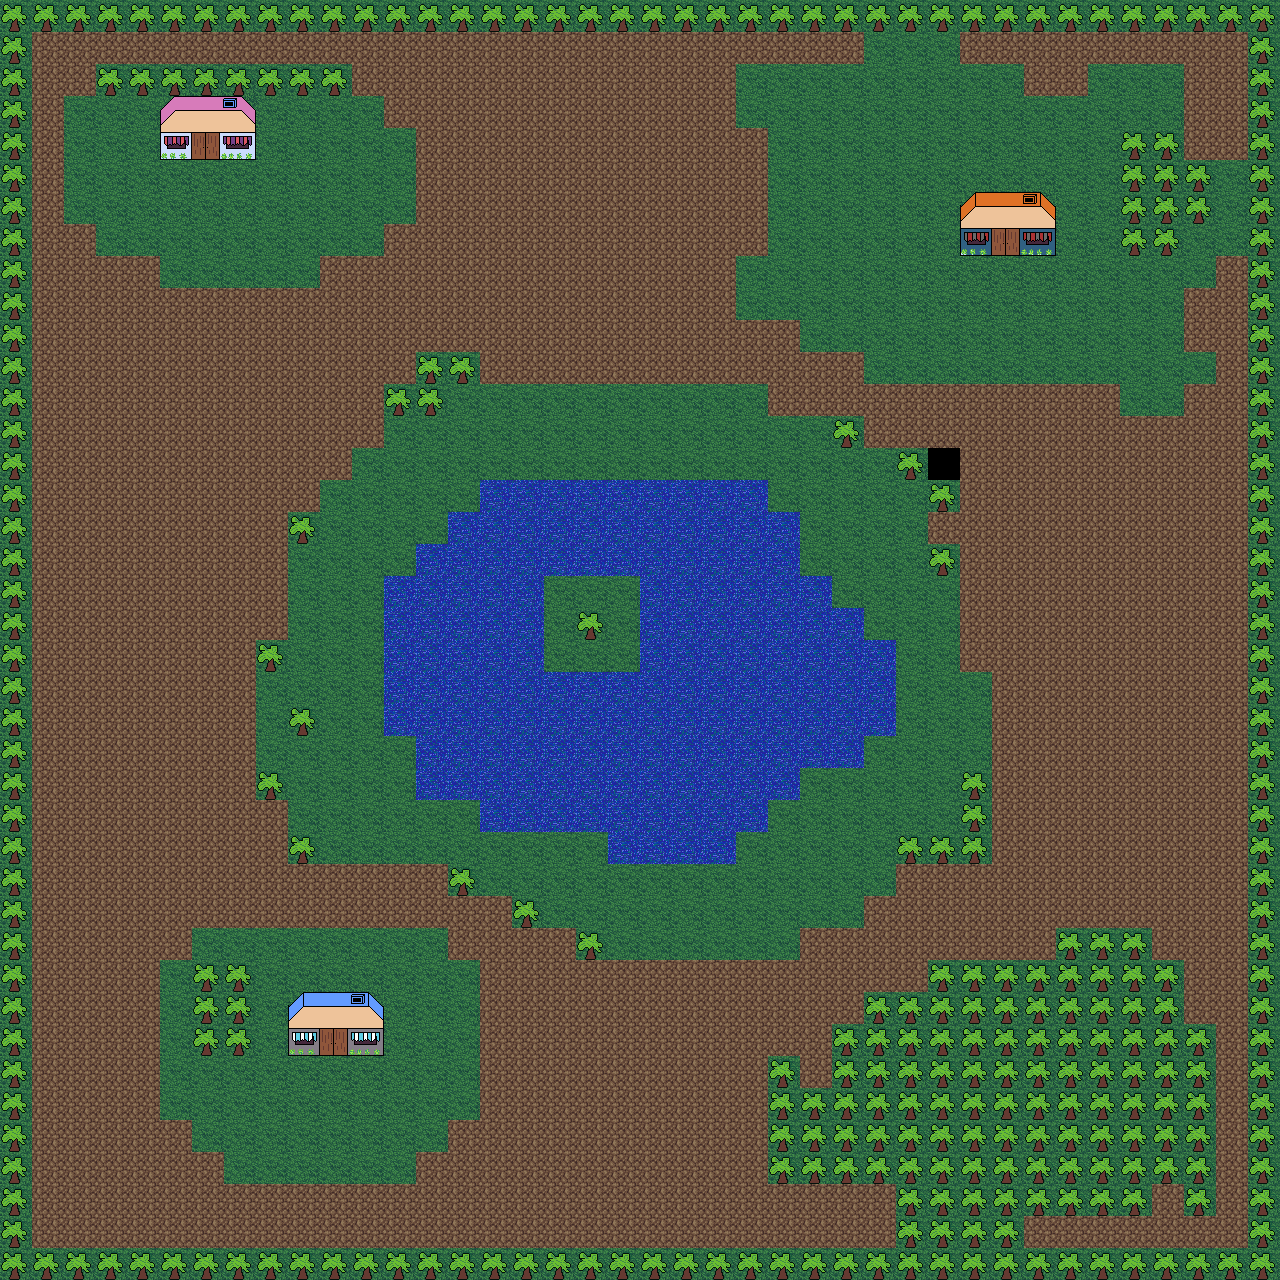

Below is a game level as drawn by its tile map, then a one-line description and the .tmx file that defines it, in full:
An orthogonal 40x40 tile map with 32x32 px tiles, 1 tile layer (Tile Layer 1).

<map version="1.0" orientation="orthogonal" renderorder="right-up" width="40" height="40" tilewidth="32" tileheight="32" nextobjectid="1">
 <tileset firstgid="1" name="grid" tilewidth="32" tileheight="32" tilecount="121" columns="11">
  <image source="grid.png" width="362" height="362" />
 </tileset>
 <layer name="Tile Layer 1" width="40" height="40">
  <data encoding="csv">
12,12,12,12,12,12,12,12,12,12,12,12,12,12,12,12,12,12,12,12,12,12,12,12,12,12,12,12,12,12,12,12,12,12,12,12,12,12,12,12,
12,3,3,3,3,3,3,3,3,3,3,3,3,3,3,3,3,3,3,3,3,3,3,3,3,3,3,2,2,2,3,3,3,3,3,3,3,3,3,12,
12,3,3,12,12,12,12,12,12,12,12,3,3,3,3,3,3,3,3,3,3,3,3,2,2,2,2,2,2,2,2,2,3,3,2,2,2,3,3,12,
12,3,2,2,2,27,28,29,2,2,2,2,3,3,3,3,3,3,3,3,3,3,3,2,2,2,2,2,2,2,2,2,2,2,2,2,2,3,3,12,
12,3,2,2,2,38,39,40,2,2,2,2,2,3,3,3,3,3,3,3,3,3,3,3,2,2,2,2,2,2,2,2,2,2,2,12,12,3,3,12,
12,3,2,2,2,2,2,2,2,2,2,2,2,3,3,3,3,3,3,3,3,3,3,3,2,2,2,2,2,2,2,2,2,2,2,12,12,12,2,12,
12,3,2,2,2,2,2,2,2,2,2,2,2,3,3,3,3,3,3,3,3,3,3,3,2,2,2,2,2,2,49,50,51,2,2,12,12,12,2,12,
12,3,3,2,2,2,2,2,2,2,2,2,3,3,3,3,3,3,3,3,3,3,3,3,2,2,2,2,2,2,60,61,62,2,2,12,12,2,2,12,
12,3,3,3,3,2,2,2,2,2,3,3,3,3,3,3,3,3,3,3,3,3,3,2,2,2,2,2,2,2,2,2,2,2,2,2,2,2,3,12,
12,3,3,3,3,3,3,3,3,3,3,3,3,3,3,3,3,3,3,3,3,3,3,2,2,2,2,2,2,2,2,2,2,2,2,2,2,3,3,12,
12,3,3,3,3,3,3,3,3,3,3,3,3,3,3,3,3,3,3,3,3,3,3,3,3,2,2,2,2,2,2,2,2,2,2,2,2,3,3,12,
12,3,3,3,3,3,3,3,3,3,3,3,3,12,12,3,3,3,3,3,3,3,3,3,3,3,3,2,2,2,2,2,2,2,2,2,2,2,3,12,
12,3,3,3,3,3,3,3,3,3,3,3,12,12,2,2,2,2,2,2,2,2,2,2,3,3,3,3,3,3,3,3,3,3,3,2,2,3,3,12,
12,3,3,3,3,3,3,3,3,3,3,3,2,2,2,2,2,2,2,2,2,2,2,2,2,2,12,3,3,3,3,3,3,3,3,3,3,3,3,12,
12,3,3,3,3,3,3,3,3,3,3,2,2,2,2,2,2,2,2,2,2,2,2,2,2,2,2,2,12,13,3,3,3,3,3,3,3,3,3,12,
12,3,3,3,3,3,3,3,3,3,2,2,2,2,2,23,23,23,23,23,23,23,23,23,2,2,2,2,2,12,3,3,3,3,3,3,3,3,3,12,
12,3,3,3,3,3,3,3,3,12,2,2,2,2,23,23,23,23,23,23,23,23,23,23,23,2,2,2,2,3,3,3,3,3,3,3,3,3,3,12,
12,3,3,3,3,3,3,3,3,2,2,2,2,23,23,23,23,23,23,23,23,23,23,23,23,2,2,2,2,12,3,3,3,3,3,3,3,3,3,12,
12,3,3,3,3,3,3,3,3,2,2,2,23,23,23,23,23,2,2,2,23,23,23,23,23,23,2,2,2,2,3,3,3,3,3,3,3,3,3,12,
12,3,3,3,3,3,3,3,3,2,2,2,23,23,23,23,23,2,12,2,23,23,23,23,23,23,23,2,2,2,3,3,3,3,3,3,3,3,3,12,
12,3,3,3,3,3,3,3,12,2,2,2,23,23,23,23,23,2,2,2,23,23,23,23,23,23,23,23,2,2,3,3,3,3,3,3,3,3,3,12,
12,3,3,3,3,3,3,3,2,2,2,2,23,23,23,23,23,23,23,23,23,23,23,23,23,23,23,23,2,2,2,3,3,3,3,3,3,3,3,12,
12,3,3,3,3,3,3,3,2,12,2,2,23,23,23,23,23,23,23,23,23,23,23,23,23,23,23,23,2,2,2,3,3,3,3,3,3,3,3,12,
12,3,3,3,3,3,3,3,2,2,2,2,2,23,23,23,23,23,23,23,23,23,23,23,23,23,23,2,2,2,2,3,3,3,3,3,3,3,3,12,
12,3,3,3,3,3,3,3,12,2,2,2,2,23,23,23,23,23,23,23,23,23,23,23,23,2,2,2,2,2,12,3,3,3,3,3,3,3,3,12,
12,3,3,3,3,3,3,3,3,2,2,2,2,2,2,23,23,23,23,23,23,23,23,23,2,2,2,2,2,2,12,3,3,3,3,3,3,3,3,12,
12,3,3,3,3,3,3,3,3,12,2,2,2,2,2,2,2,2,2,23,23,23,23,2,2,2,2,2,12,12,12,3,3,3,3,3,3,3,3,12,
12,3,3,3,3,3,3,3,3,3,3,3,3,3,12,2,2,2,2,2,2,2,2,2,2,2,2,2,3,3,3,3,3,3,3,3,3,3,3,12,
12,3,3,3,3,3,3,3,3,3,3,3,3,3,3,3,12,2,2,2,2,2,2,2,2,2,2,3,3,3,3,3,3,3,3,3,3,3,3,12,
12,3,3,3,3,3,2,2,2,2,2,2,2,2,3,3,3,3,12,2,2,2,2,2,2,3,3,3,3,3,3,3,3,12,12,12,3,3,3,12,
12,3,3,3,3,2,12,12,2,2,2,2,2,2,2,3,3,3,3,3,3,3,3,3,3,3,3,3,3,12,12,12,12,12,12,12,12,3,3,12,
12,3,3,3,3,2,12,12,2,5,6,7,2,2,2,3,3,3,3,3,3,3,3,3,3,3,3,12,12,12,12,12,12,12,12,12,12,3,3,12,
12,3,3,3,3,2,12,12,2,16,17,18,2,2,2,3,3,3,3,3,3,3,3,3,3,3,12,12,12,12,12,12,12,12,12,12,12,12,3,12,
12,3,3,3,3,2,2,2,2,2,2,2,2,2,2,3,3,3,3,3,3,3,3,3,12,3,12,12,12,12,12,12,12,12,12,12,12,12,3,12,
12,3,3,3,3,2,2,2,2,2,2,2,2,2,2,3,3,3,3,3,3,3,3,3,12,12,12,12,12,12,12,12,12,12,12,12,12,12,3,12,
12,3,3,3,3,3,2,2,2,2,2,2,2,2,3,3,3,3,3,3,3,3,3,3,12,12,12,12,12,12,12,12,12,12,12,12,12,12,3,12,
12,3,3,3,3,3,3,2,2,2,2,2,2,3,3,3,3,3,3,3,3,3,3,3,12,12,12,12,12,12,12,12,12,12,12,12,12,12,3,12,
12,3,3,3,3,3,3,3,3,3,3,3,3,3,3,3,3,3,3,3,3,3,3,3,3,3,3,3,12,12,12,12,12,12,12,12,3,12,3,12,
12,3,3,3,3,3,3,3,3,3,3,3,3,3,3,3,3,3,3,3,3,3,3,3,3,3,3,3,12,12,12,12,3,3,3,3,3,3,3,12,
12,12,12,12,12,12,12,12,12,12,12,12,12,12,12,12,12,12,12,12,12,12,12,12,12,12,12,12,12,12,12,12,12,12,12,12,12,12,12,12
</data>
 </layer>
</map>